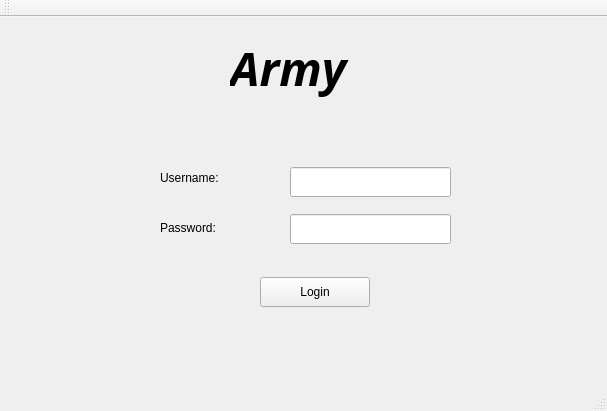
<?xml version="1.0" encoding="UTF-8"?>
<ui version="4.0">
 <class>LoginWindow</class>
 <widget class="QMainWindow" name="LoginWindow">
  <property name="geometry">
   <rect>
    <x>0</x>
    <y>0</y>
    <width>607</width>
    <height>411</height>
   </rect>
  </property>
  <property name="sizePolicy">
   <sizepolicy hsizetype="Preferred" vsizetype="Preferred">
    <horstretch>0</horstretch>
    <verstretch>0</verstretch>
   </sizepolicy>
  </property>
  <property name="windowTitle">
   <string>Army Application</string>
  </property>
  <widget class="QWidget" name="centralWidget">
   <property name="sizePolicy">
    <sizepolicy hsizetype="Preferred" vsizetype="Preferred">
     <horstretch>0</horstretch>
     <verstretch>0</verstretch>
    </sizepolicy>
   </property>
   <widget class="QLabel" name="label_username">
    <property name="geometry">
     <rect>
      <x>160</x>
      <y>150</y>
      <width>101</width>
      <height>22</height>
     </rect>
    </property>
    <property name="text">
     <string>Username:</string>
    </property>
   </widget>
   <widget class="QLabel" name="label_password">
    <property name="geometry">
     <rect>
      <x>160</x>
      <y>200</y>
      <width>85</width>
      <height>22</height>
     </rect>
    </property>
    <property name="text">
     <string>Password:</string>
    </property>
   </widget>
   <widget class="QLineEdit" name="lineEdit_username">
    <property name="geometry">
     <rect>
      <x>290</x>
      <y>150</y>
      <width>161</width>
      <height>30</height>
     </rect>
    </property>
   </widget>
   <widget class="QLineEdit" name="lineEdit_password">
    <property name="geometry">
     <rect>
      <x>290</x>
      <y>197</y>
      <width>161</width>
      <height>30</height>
     </rect>
    </property>
    <property name="echoMode">
     <enum>QLineEdit::Password</enum>
    </property>
   </widget>
   <widget class="QPushButton" name="pushButton_login">
    <property name="geometry">
     <rect>
      <x>260</x>
      <y>260</y>
      <width>110</width>
      <height>30</height>
     </rect>
    </property>
    <property name="text">
     <string>Login</string>
    </property>
   </widget>
   <widget class="QLabel" name="label_army">
    <property name="geometry">
     <rect>
      <x>230</x>
      <y>10</y>
      <width>151</width>
      <height>81</height>
     </rect>
    </property>
    <property name="font">
     <font>
      <family>Arial Black</family>
      <pointsize>35</pointsize>
      <weight>75</weight>
      <italic>true</italic>
      <bold>true</bold>
     </font>
    </property>
    <property name="text">
     <string>Army</string>
    </property>
   </widget>
  </widget>
  <widget class="QMenuBar" name="menuBar">
   <property name="geometry">
    <rect>
     <x>0</x>
     <y>0</y>
     <width>607</width>
     <height>27</height>
    </rect>
   </property>
  </widget>
  <widget class="QToolBar" name="mainToolBar">
   <attribute name="toolBarArea">
    <enum>TopToolBarArea</enum>
   </attribute>
   <attribute name="toolBarBreak">
    <bool>false</bool>
   </attribute>
  </widget>
  <widget class="QStatusBar" name="statusBar"/>
 </widget>
 <layoutdefault spacing="6" margin="11"/>
 <resources/>
 <connections/>
</ui>
